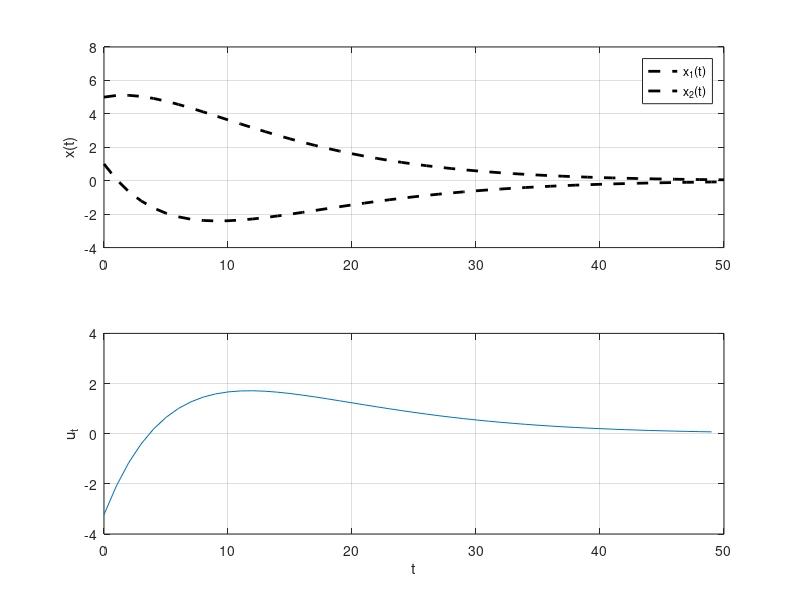

The MATLAB script that drew this image:

k1 = 1;
k2 = 1;
k3 = 1;
T = 0.1;
A = [1 T;
     -k2*T 1-k1*T];
B = [0;
     k3*T];
Q = [4 0;
     0 4];
R = 1;

N = 10;
nx = size(A,2);
nu = size(B,2);

% Cost function
I_N = eye(N);
Qt = diag([4 4]);
Q = kron(I_N, Qt);
Rt = 1;
R = kron(I_N, Rt);
G = blkdiag(Q, R);

% Equality constraint
Aeq_c1 = eye(N*nx);                         % Component 1 of A_eq
Aeq_c2 = kron(diag(ones(N-1,1),-1), -A);    % Component 2 of A_eq
Aeq_c3 = kron(I_N, -B);                     % Component 3 of A_eq
Aeq = [Aeq_c1 + Aeq_c2, Aeq_c3];

% Inequality constraint
x_lb = -Inf(N*nx,1);    % Lower bound on x
x_ub =  Inf(N*nx,1);    % Upper bound on x
u_lb = -4*ones(N*nu,1); % Lower bound on u
u_ub =  4*ones(N*nu,1); % Upper bound on u
lb = [x_lb; u_lb];      % Lower bound on z
ub = [x_ub; u_ub];      % Upper bound on z

%% MPC

opt = optimset('Display','notify', 'Diagnostics','off', 'LargeScale','off', 'Algorithm', 'interior-point-convex');

tf = 50; % Final time step
x = NaN(2,tf+1);
u = NaN(1,tf+1);
y = NaN(1,tf+1);

x0     = [5, 1]'; % Initial state

x(:,1) = x0;

% Initialize beq
beq = [zeros(nx,1); zeros((N-1)*nx,1)];

for t = 1:tf
    
    % Update equality constraint with latest state
    beq(1:nx) = A*x(:,t);
    
    % Solve optimization problem
    [z,fval,exitflag,output,lambda] = quadprog(G,[],[],[],Aeq,beq,lb,ub,[],opt);
    
    % Extract optimal control from solution z
    u_ol = z(N*nx+1:N*nx+N*nu);    % Control, open-loop optimal
    u(t) = u_ol(1); % Only first element is used
    
    % Simulate system one step ahead
    x(:,t+1) = A*x(:,t) + B*u(t);
    
end

%% Plot
t_vec = 0:tf; % Time vector

% Plot optimal trajectory
figure(1);
subplot(2,1,1);
plot(t_vec, x, 'k--', 'linewidth', 2);
hleg = legend('x_1(t)', 'x_2(t)');
grid('on');
box('on');
ylim([-4, 8]);
ylabel('x(t)');
subplot(2,1,2);
plot(t_vec,u);
box('on');
grid('on');
ylim([-4, 4]);
ylabel('u_t');
xlabel('t');